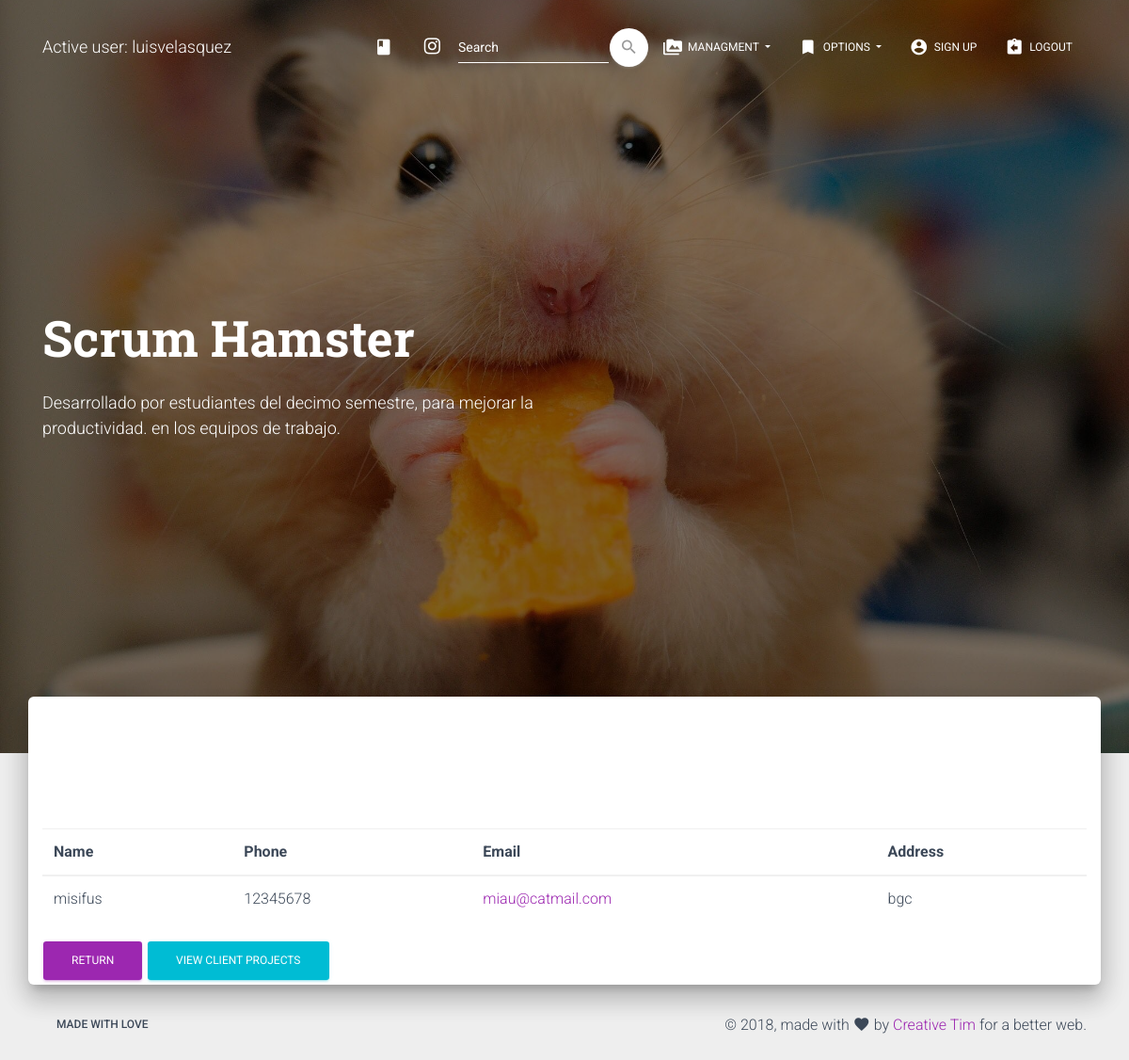
Page /view_client/1/ (signed in) on the committed database.
### modules/models.py (models this page shows, shortened)
class client(models.Model):
    name = models.CharField(max_length = 75)
    telephone = models.CharField(max_length = 25)
    email = models.EmailField()
    address = models.CharField(max_length = 150)

### modules/views.py (the view)
# urls.py: path('view_client/<int:id>/', view_client, name = 'view_client'),
@login_required
def view_client(request, id):
    data = client.objects.get(id = id)
    return render(request, 'client/view.html', {'data': data})

### modules/templates/client/view.html (shortened to what this page needs)
{% extends 'base.html' %}
{% block content %}
<table class="table">
	<thead>
		<tr>
			<th>Name</th>
            <th>Phone</th>
            <th>Email</th>
            <th>Address</th>
		</tr>
	</thead>
 <tbody>
 	<tr>
 		<td>{{ data.name }}</td>
 		<td>{{ data.telephone }} </td>
 		<td><a href="mailto:{{ data.email }}">{{ data.email }}</a></td>
 		<td>{{ data.address }}</td>
</tbody>
</table>
<a href="{% url 'list_client' %}" class="btn btn-primary btn-raised">Return</a>
<a href="{% url 'client_projects' data.id %}" class="btn btn-info btn-simple btn-xs">View client projects</a>
{% endblock %}

### modules/templates/base.html (shortened to what this page needs)
<!DOCTYPE html>
<html lang="en">
{% load static %}
<head>
  <link rel="stylesheet" href="https://maxcdn.bootstrapcdn.com/font-awesome/latest/css/font-awesome.min.css">
  <link href="{% static 'css/material-kit.css' %}" rel="stylesheet" />
  <link href="{% static 'demo/demo.css' %}" rel="stylesheet" />
</head>
<body class="landing-page sidebar-collapse">
  <nav class="navbar navbar-transparent navbar-color-on-scroll fixed-top navbar-expand-lg" color-on-scroll="100" id="sectionsNav">
    <div class="container">
      <div class="navbar-translate">
        {% if user.is_active %}
        <a class="navbar-brand" href="{% url 'index' %}">
          Active user: {{ user.username }} </a>
          {% endif %}
      </div>
      <div class="collapse navbar-collapse">
        <ul class="navbar-nav ml-auto">
          <li class="nav-item">
            <a class="nav-link" rel="tooltip" title="" data-placement="bottom" href="https://www.instagram.com/luis17velasquez/?hl=en" target="_blank" data-original-title="opent the CRM">
              <i class="material-icons">class</i>
            </a>
          </li>
          <li class="nav-item">
            <a class="nav-link" rel="tooltip" title="" data-placement="bottom" href="https://www.instagram.com/luis17velasquez/?hl=en" target="_blank" data-original-title="Follow us on Instagram">
              <i class="fa fa-instagram"></i>
            </a>
          </li>
          <li>
          <form class="form-inline ml-auto" method="POST" action ="{% url 'buscar_cliente' %}">{% csrf_token %}
              <div class="form-group has-white">
                <input type="text" class="form-control" placeholder="Search" name="buscalo">
              </div>
              <button type="submit" class="btn btn-white btn-just-icon btn-round">
                  <i class="material-icons">search</i>
              </button>
          </form>
          </li>
          {% if user.is_active %}
          <li class="dropdown nav-item">
            <a href="#" class="dropdown-toggle nav-link" data-toggle="dropdown">
              <i class="material-icons">perm_media</i> Managment
            </a>
          </li>
          <li class="dropdown nav-item">
            <a href="#" class="dropdown-toggle nav-link" data-toggle="dropdown">
              <i class="material-icons">bookmark</i> Options
            </a>
          </li>
          {% endif %}
           {% if user.is_active %}
           <li class="nav-item">
            <a class="nav-link" href="{% url 'signup' %}" onclick="scrollToDownload()">
              <i class="material-icons">account_circle</i> Sign up
            </a>
          </li>
          <li class="nav-item">
            <a class="nav-link" href="{% url 'logout' %}" onclick="scrollToDownload()">
              <i class="material-icons">assignment_return</i> Logout
            </a>
          </li>
          {% endif %}
        </ul>
      </div>
    </div>
  </nav>
  <div class="page-header header-filter" data-parallax="true" style="background-image: url('{% static 'img/profile_city.jpg' %}')">
    <div class="container">
      <div class="row">
        <div class="col-md-6">
          <h1 class="title">Scrum Hamster</h1>
          <h4>Desarrollado por estudiantes del decimo semestre, para mejorar la productividad. en los equipos de trabajo.</h4>
          <br>
        </div>
      </div>
    </div>
  </div>
  <div class="main main-raised">
    <div class="container">
      <div class="section text-center">
      </div>
      {% block content %}
      {% endblock %}
    </div>
  </div>
  <footer class="footer footer-default">
    <div class="container">
      <nav class="float-left">
        <ul>
          <li>
            <a href="#">
              made with love
            </a>
          </li>
        </ul>
      </nav>
      <div class="copyright float-right">
        &copy;
        , made with <i class="material-icons">favorite</i> by
        <a href="https://www.creative-tim.com" target="_blank">Creative Tim</a> for a better web.
      </div>
    </div>
  </footer>
</body>
</html>

### modules/static/demo/demo.css (style rules this page uses)
.title { margin-top: 30px; min-height: 32px; }

### rows in the picture
client: name "misifus", telephone "12345678", email "miau@catmail.com", address "bgc"

### other values in the picture
{{ user.username }} "luisvelasquez"
